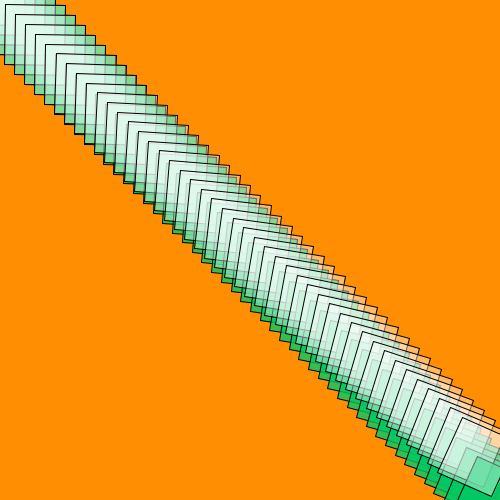
Frame 1 (no input)
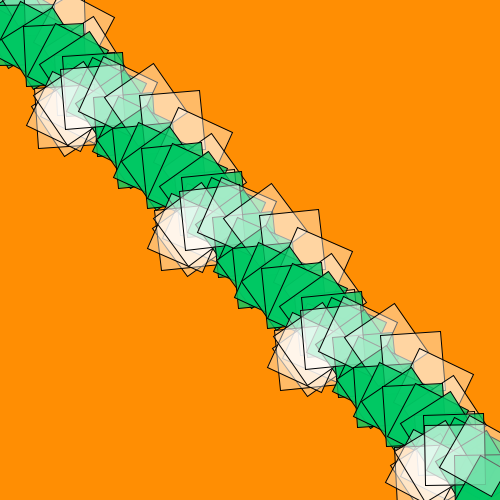
Frame 60 (the mouse pressed at the canvas centre just before this capture)
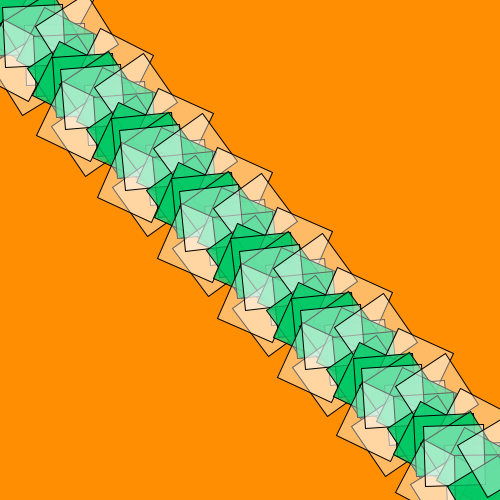
Frame 120 (the mouse held since frame 60 and released just before this capture)

The Processing sketch that drew these frames (run headless with seeded random() and noise(); from frame 60 on, the mouse is pressed at the canvas centre):

// Processing sketch: processing_597
// ── processing_597.pde

//Spirals
//by Neema Sadeghi
//2008

float angulo;
int posX,posY;

void setup(){

  size(500,500);
  background (0);

  smooth();

  angulo = 0;
  posX=250;
  posY=250;

  frameRate(30);

}

void draw(){
  background(255,142,3);

  for(int i=0; i<50; i++){

    rotaRect(10*i,10*i,angulo*i);
    angulo+=.01;

  }
}

void rotaRect(int posX,int posY,float anguloIn){
  pushMatrix();
  translate(posX,posY);
  rotate(radians(anguloIn));
  colorMode(RGB);
  fill(.55,200,100,200);
  rect(-25,-25,60,60);
  fill(255,100);
  rect(-55,-55,60,60);
  posX+=.01;
  posY+=.05;
  popMatrix();
}
